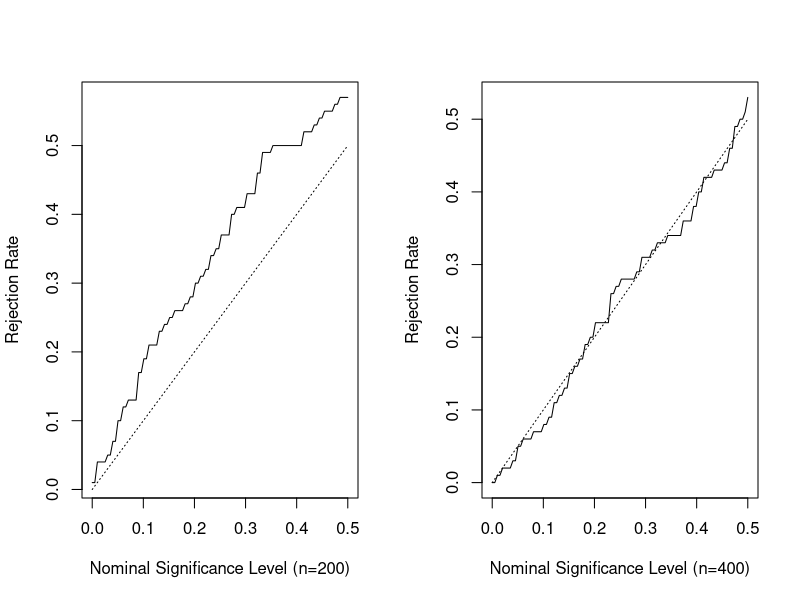

This figure's R source:
# From the intermediate results to the entries in Figure 5.

figure5 = read.csv("InterResult//Figure5//figure5.csv", skip = 1, header = FALSE)


pv=as.matrix(figure5[1])
fp100=as.matrix(figure5[2])
fp200=as.matrix(figure5[3])

postscript("results/figure5.eps", width = 12, height = 5,  
           horizontal = FALSE, paper = "special")
par(mfrow=c(1,2))
# Left panel of Figure 5
plot(pv,fp100,type="l",xlab="Nominal Significance Level (n=200)",ylab="Rejection Rate")
lines(pv,pv,lty=3)
# Right panel of Figure 5
plot(pv,fp200,type="l",xlab="Nominal Significance Level (n=400)",ylab="Rejection Rate")
lines(pv,pv,lty=3)

dev.off()
